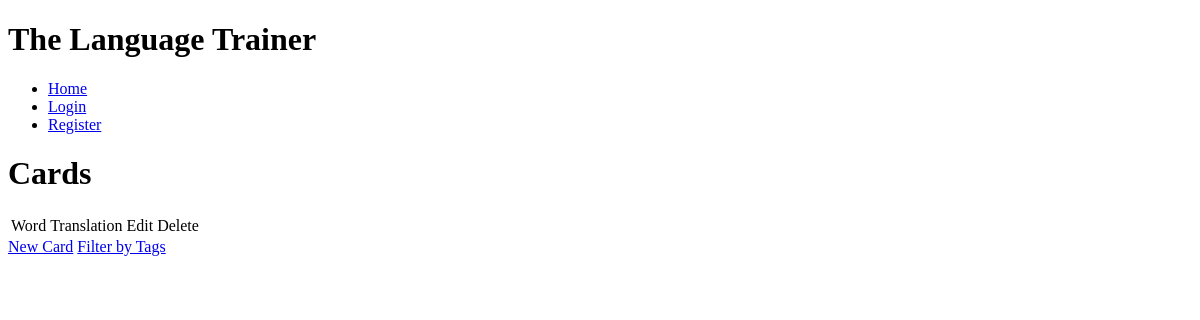
Page /card/filtered/ on the earlier database version.
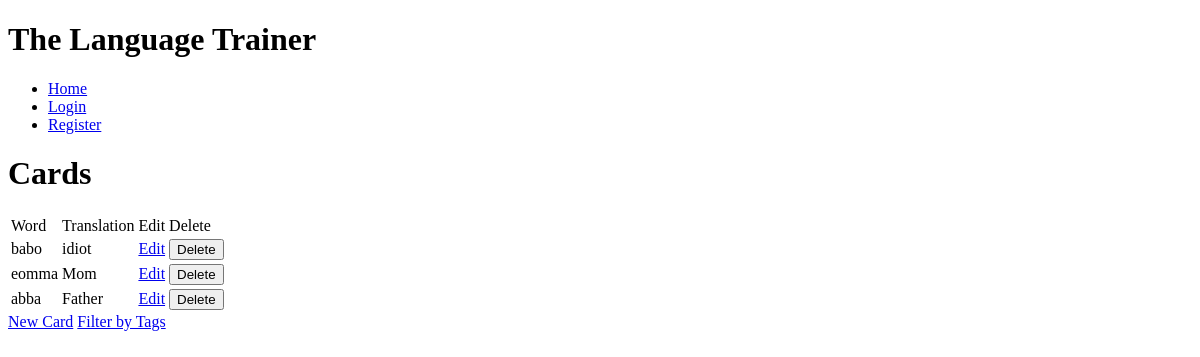
Same page on the later database version.
### vocabulary/models.py (models this page shows, shortened)
class Card(models.Model):
    foreign_word = models.CharField(max_length=100)
    translation = models.CharField(max_length=200)
    tags = models.ManyToManyField(Tag, related_name='tagged_word')
    users_using_word = models.ManyToManyField(User)

### vocabulary/views.py (the view)
# urls.py: path('card/filtered/', CardFilteredListView.as_view(), name="filtered_cards"),
class CardFilteredListView(ListView):
    model = Card
    template_name = 'filtered_cards.html'
    context_object_name = 'cards'
    def get_queryset(self):
        queryset = Card.objects.all()
        tag_name = self.request.GET.get('tag', None)
        if tag_name:
            queryset = queryset.filter(tags__name=tag_name)
        return queryset
    def get_context_data(self, **kwargs):
        context = super().get_context_data(**kwargs)
        context['tags'] = Tag.objects.all()
        return context

### vocabulary/templates/vocabulary/card_list.html (shortened to what this page needs)
{% extends 'base.html' %}
{% block content %}
<h1>Cards</h1>
    <table>
        <thead>
            <td>Word</td>
            <td>Translation</td>
            <td>Edit</td>
            <td>Delete</td>
        </thead>
        <tbody>
            {% for card in cards %}
            <tr>
                <td>{{ card.foreign_word }}</td>
                <td>{{ card.translation }}</td>
                <td>
                    <a href="{% url 'edit_card' card.id %}">Edit</a>
                </td>
                <td>
                    <form action="{% url 'delete_card' card.id%}" method="post" style="display: inline;">
                        <button type="submit" onclick="return confirm('Confirm Deletion')">Delete</button>
                    </form>
                </td>
            </tr>
        </tbody>
        {% endfor %}
    </table>
    <a href="{% url 'add_card' %}">New Card</a>
    <a href="{% url 'filtered_cards' %}">Filter by Tags</a>
{% endblock %}

Differences in the rows shown:
added Card: foreign_word "babo", translation "idiot"
added Card: foreign_word "eomma", translation "Mom"
added Card: foreign_word "abba", translation "Father"
